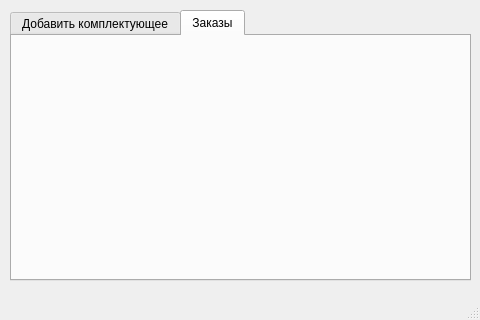
<?xml version="1.0" encoding="UTF-8"?>
<ui version="4.0">
 <class>WindowPostavsika</class>
 <widget class="QMainWindow" name="WindowPostavsika">
  <property name="geometry">
   <rect>
    <x>0</x>
    <y>0</y>
    <width>480</width>
    <height>320</height>
   </rect>
  </property>
  <property name="windowTitle">
   <string>MainWindow</string>
  </property>
  <widget class="QWidget" name="centralwidget">
   <widget class="QTabWidget" name="tabWidget">
    <property name="geometry">
     <rect>
      <x>10</x>
      <y>10</y>
      <width>461</width>
      <height>271</height>
     </rect>
    </property>
    <property name="currentIndex">
     <number>1</number>
    </property>
    <widget class="QWidget" name="tab">
     <attribute name="title">
      <string>Добавить комплектующее</string>
     </attribute>
     <widget class="QPushButton" name="pushButton_Add">
      <property name="geometry">
       <rect>
        <x>250</x>
        <y>120</y>
        <width>75</width>
        <height>23</height>
       </rect>
      </property>
      <property name="text">
       <string>Добавить</string>
      </property>
     </widget>
     <widget class="QWidget" name="verticalLayoutWidget_2">
      <property name="geometry">
       <rect>
        <x>110</x>
        <y>10</y>
        <width>214</width>
        <height>105</height>
       </rect>
      </property>
      <layout class="QVBoxLayout" name="verticalLayout_2">
       <item>
        <widget class="QComboBox" name="comboBoxC">
         <item>
          <property name="text">
           <string>Привод</string>
          </property>
         </item>
         <item>
          <property name="text">
           <string>Управление</string>
          </property>
         </item>
         <item>
          <property name="text">
           <string>Педали</string>
          </property>
         </item>
         <item>
          <property name="text">
           <string>Тормоза и запчасти</string>
          </property>
         </item>
         <item>
          <property name="text">
           <string>Колеса</string>
          </property>
         </item>
         <item>
          <property name="text">
           <string>Резина</string>
          </property>
         </item>
         <item>
          <property name="text">
           <string>Тросы и оплетки</string>
          </property>
         </item>
         <item>
          <property name="text">
           <string>Рамки, вилки, задние амортизаторы</string>
          </property>
         </item>
        </widget>
       </item>
       <item>
        <widget class="QLineEdit" name="lineEdit_Name"/>
       </item>
       <item>
        <layout class="QHBoxLayout" name="horizontalLayout">
         <item>
          <widget class="QPushButton" name="pushButton_Open">
           <property name="text">
            <string>Открыть</string>
           </property>
          </widget>
         </item>
         <item>
          <widget class="QLineEdit" name="lineEdit_Pic"/>
         </item>
        </layout>
       </item>
       <item>
        <widget class="QLineEdit" name="lineEdit_Price"/>
       </item>
      </layout>
     </widget>
     <widget class="QWidget" name="verticalLayoutWidget">
      <property name="geometry">
       <rect>
        <x>10</x>
        <y>10</y>
        <width>91</width>
        <height>101</height>
       </rect>
      </property>
      <layout class="QVBoxLayout" name="verticalLayout">
       <item>
        <widget class="QLabel" name="label_2">
         <property name="text">
          <string>Категория</string>
         </property>
        </widget>
       </item>
       <item>
        <widget class="QLabel" name="label_Name">
         <property name="text">
          <string>Наименование</string>
         </property>
        </widget>
       </item>
       <item>
        <widget class="QLabel" name="label_Pic">
         <property name="text">
          <string>Файл с изобр.</string>
         </property>
        </widget>
       </item>
       <item>
        <widget class="QLabel" name="label_Cena">
         <property name="text">
          <string>Цена</string>
         </property>
        </widget>
       </item>
      </layout>
     </widget>
    </widget>
    <widget class="QWidget" name="tab_2">
     <attribute name="title">
      <string>Заказы</string>
     </attribute>
    </widget>
   </widget>
  </widget>
  <widget class="QMenuBar" name="menubar">
   <property name="geometry">
    <rect>
     <x>0</x>
     <y>0</y>
     <width>480</width>
     <height>21</height>
    </rect>
   </property>
  </widget>
  <widget class="QStatusBar" name="statusbar"/>
 </widget>
 <resources/>
 <connections/>
</ui>
